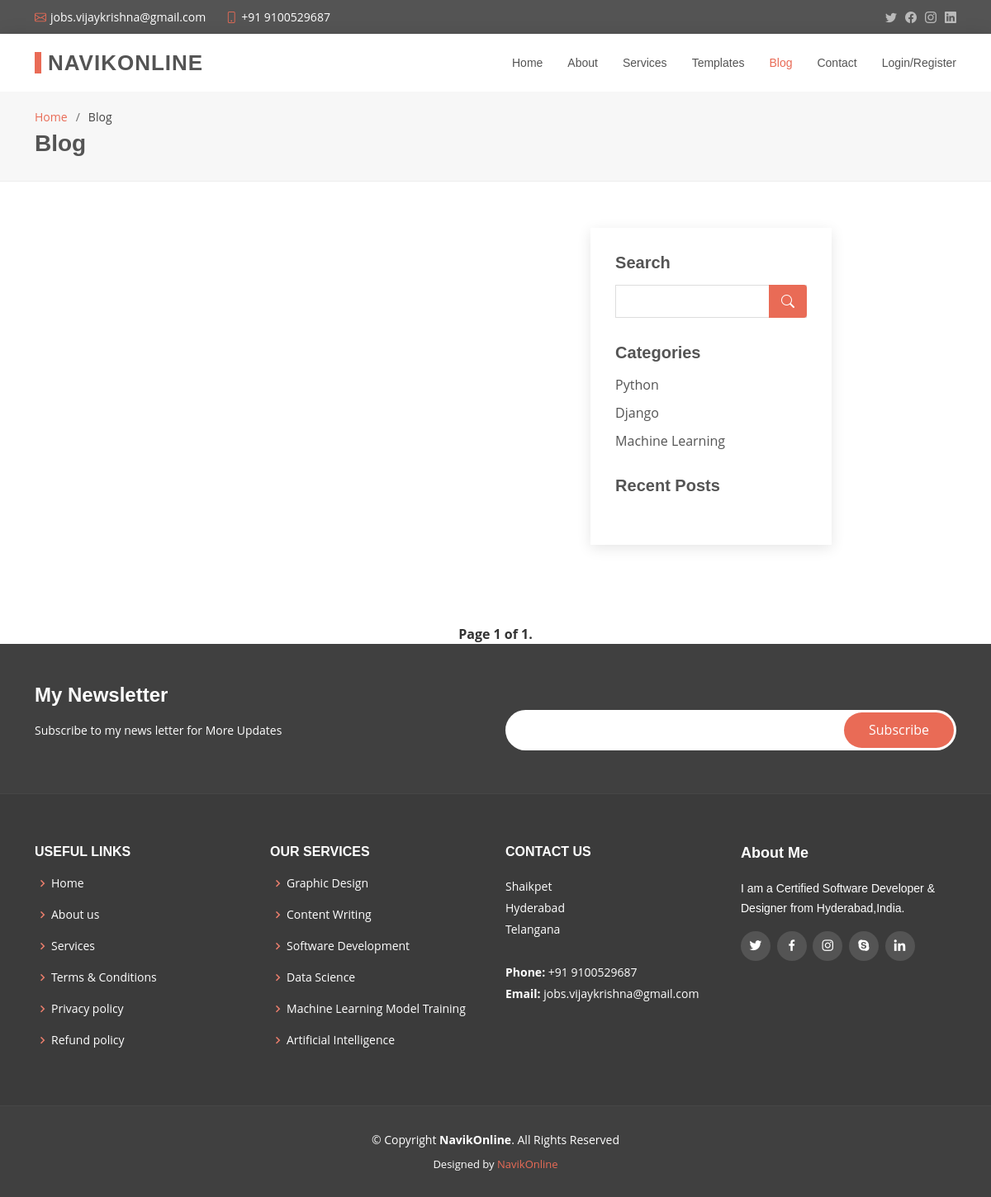
The page /blog/ on the database as committed earlier.
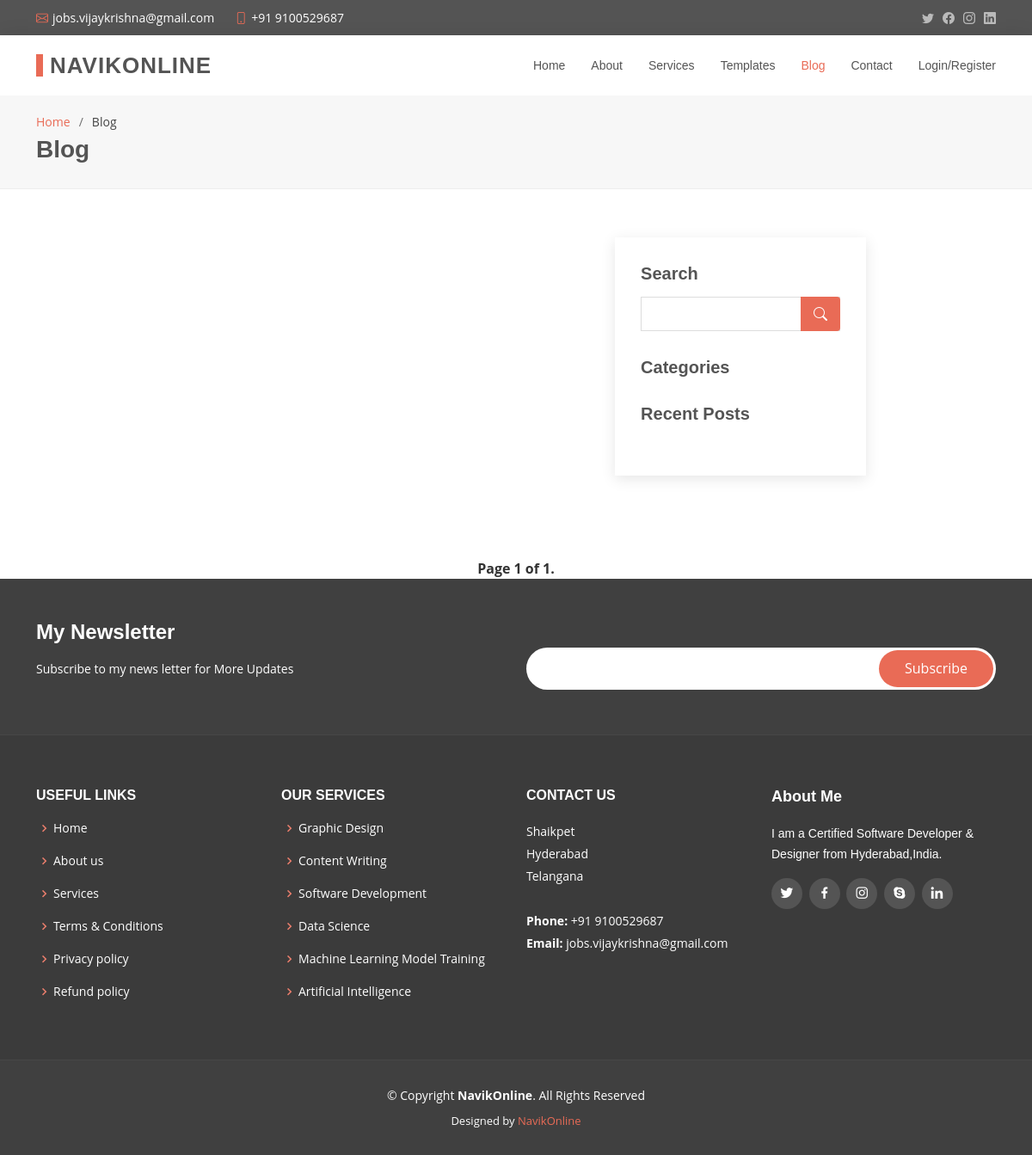
The same page on the database as committed later.
### myapp/models.py (models this page shows, shortened)
class Category(models.Model):
    name = models.CharField(max_length=255)
    created = models.DateTimeField(default = datetime.now)
    class meta:
        verbose_name = 'Category'
        verbose_name_plural = 'Categories'

### myapp/views.py (the view)
# urls.py: path('blog/', views.blog, name = 'blog'),
def blog(request):
    category_name = request.GET.get('category')
    if category_name:
        posts = Post.objects.filter(is_published=True, category__name=category_name)
        paginator = Paginator(posts, 2)
        page = request.GET.get('page')
        posts = paginator.get_page(page)
    else:
        posts = Post.objects.filter(is_published=True)
        paginator = Paginator(posts, 2)
        page = request.GET.get('page')
        posts = paginator.get_page(page)
    Categories = Category.objects.all()
    context = {
        'posts':posts,
        'Categories': Categories
    }
    return render(request, 'blog.html', context)

### templates/blog.html (shortened to what the changed rows need)
{% load static %}
<!DOCTYPE html>
<html lang="en">
<head>
  <link href="{% static 'assets/vendor/animate.css/animate.min.css' %}" rel="stylesheet">
  <link href="{% static 'assets/vendor/bootstrap/css/bootstrap.min.css' %}" rel="stylesheet">
  <link href="{% static 'assets/vendor/bootstrap-icons/bootstrap-icons.css' %}" rel="stylesheet">
  <link href="{% static 'assets/vendor/boxicons/css/boxicons.min.css' %}" rel="stylesheet">
  <link href="{% static 'assets/vendor/glightbox/css/glightbox.min.css' %}" rel="stylesheet">
  <link href="{% static 'assets/vendor/swiper/swiper-bundle.min.css' %}" rel="stylesheet">
  <link href="{% static 'assets/css/style.css' %}" rel="stylesheet">
  <link href="{% static 'assets/css/style_blog.css' %}" rel="stylesheet">
</head>
<body>
  <header id="header" class="d-flex align-items-center">
    <div class="container d-flex justify-content-between align-items-center">
      <div class="logo">
        <h1><a href="/">NavikOnline</a></h1>
      </div>
    </div>
  </header>
  <main id="main">
    <section id="breadcrumbs" class="breadcrumbs">
      <div class="container">
        <h2>Blog</h2>
      </div>
    </section>
    <section id="blog" class="blog" style='display: flex;padding:1rem;width: 100vw;justify-content: center;'>
          <div class="sidebar" id="sidebar__div" style="width:25%;">
            <div class="sidebar-item categories">
              <ul>
                {% for category in Categories %}
                  <li><a href="/blog/?category={{ category.name }}">{{ category.name }} </a></li>
                {% endfor %}
              </ul>
            </div>
          </div>
    </section>
  </main>
</body>
</html>

Rows that differ between the two databases and show on the page:
removed Category: name "Python"
removed Category: name "Django"
removed Category: name "Machine Learning"
